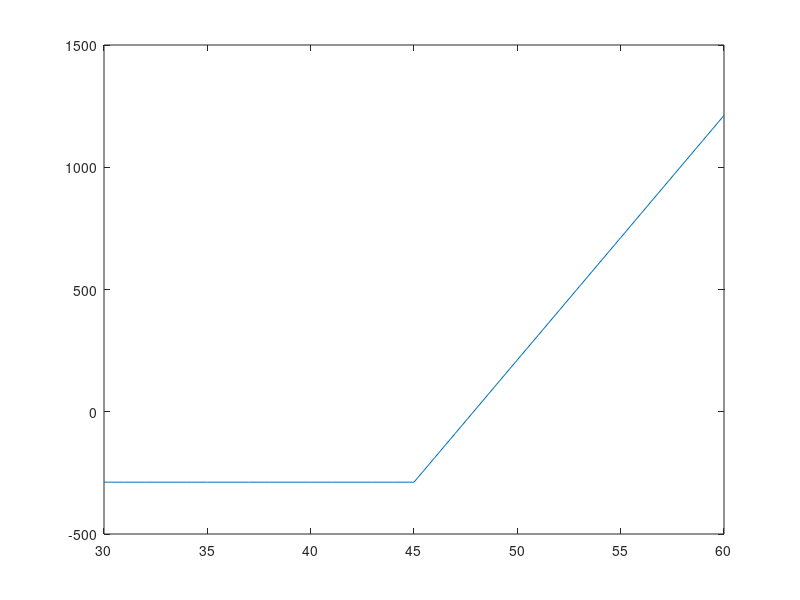

Write the MATLAB code that produced this figure.
% OPTION PAYOUT DIAGRAM and DERIVATIVES

% Put/Call, Strike Price, American/European, Volatility, Expiration Date, Risk-Free Rate
% Option Payout Diagram and Derivatives: Delta, Gamma, Vega, Theta, and Rho

% ASK put/call
strike_price = 45; % ASK
size = 1; % ASK
qty = size*100;
initial_price = 2.88; % ASK
Underlying_price = 30:1:60; % ASK


cashflow_expiration = ((max(Underlying_price-strike_price,0))-initial_price) * qty;


plot(Underlying_price,cashflow_expiration)



